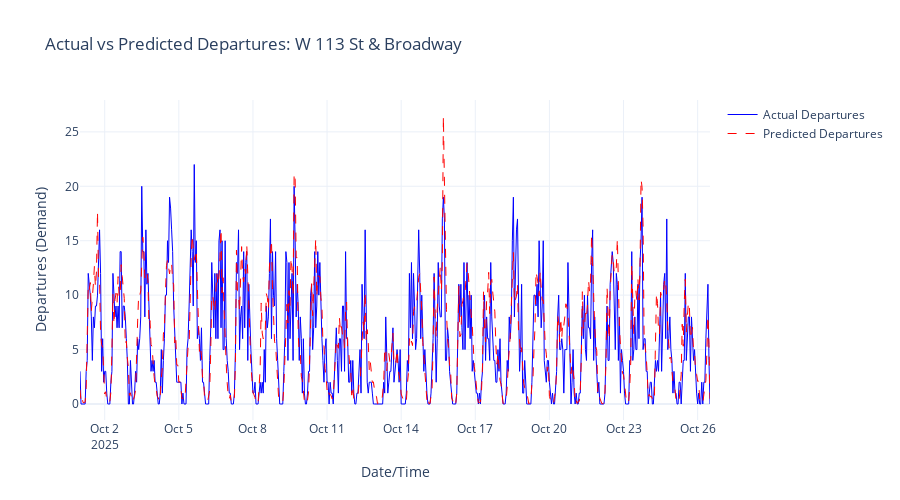

Notebook source saved alongside this figure:
### Markdown cell above
---

## 8. Summary and Conclusions

### Code cell
# Use best model predictions
if 'XGBoost' in best_model_name:
	test_data['predicted_departures'] = y_pred_xgb
elif 'Random' in best_model_name:
	test_data['predicted_departures'] = y_pred_rf
else:
	test_data['predicted_departures'] = y_pred_lr

test_data['actual_departures'] = y_test.values

# Sample station visualization
station_names = {
	'7783.18': 'Broadway & W 122 St',
	'7741.04': 'Morningside Dr & Amsterdam Ave',
	'7745.07': 'W 120 St & Claremont Ave',
	'7727.07': 'Amsterdam Ave & W 119 St',
	'7713.11': 'W 116 St & Broadway',
	'7692.11': 'W 116 St & Amsterdam Ave',
	'7713.01': 'W 113 St & Broadway'
}

sample_station = '7713.01'
sample_data = test_data[test_data['station_id'] == sample_station].copy()

fig = go.Figure()
fig.add_trace(go.Scatter(
	x=sample_data['hour'], y=sample_data['actual_departures'],
	mode='lines', name='Actual Departures', line=dict(color='blue', width=1)
))
fig.add_trace(go.Scatter(
	x=sample_data['hour'], y=sample_data['predicted_departures'],
	mode='lines', name='Predicted Departures', line=dict(color='red', width=1, dash='dash')
))

fig.update_layout(
	title=f'Actual vs Predicted Departures: {station_names[sample_station]}',
	xaxis_title='Date/Time', yaxis_title='Departures (Demand)',
	template='plotly_white', height=500
)

fig.show()

### Figure 1 — Plotly figure (JSON) as saved in the notebook; plotly's stock layout.template omitted (floating-point values rounded to 4 significant figures; data arrays with more than 128 entries replaced by an {"elided": "..."} marker saying what was removed)
{"data": [{"line": {"color": "blue", "width": 1}, "mode": "lines", "name": "Actual Departures", "type": "scatter", "x": {"elided": "613 str values"}, "y": {"elided": "613 int values"}}, {"line": {"color": "red", "dash": "dash", "width": 1}, "mode": "lines", "name": "Predicted Departures", "type": "scatter", "x": {"elided": "613 str values"}, "y": {"elided": "613 float values"}}], "layout": {"height": 500, "title": {"text": "Actual vs Predicted Departures: W 113 St & Broadway"}, "xaxis": {"title": {"text": "Date/Time"}}, "yaxis": {"title": {"text": "Departures (Demand)"}}}}
